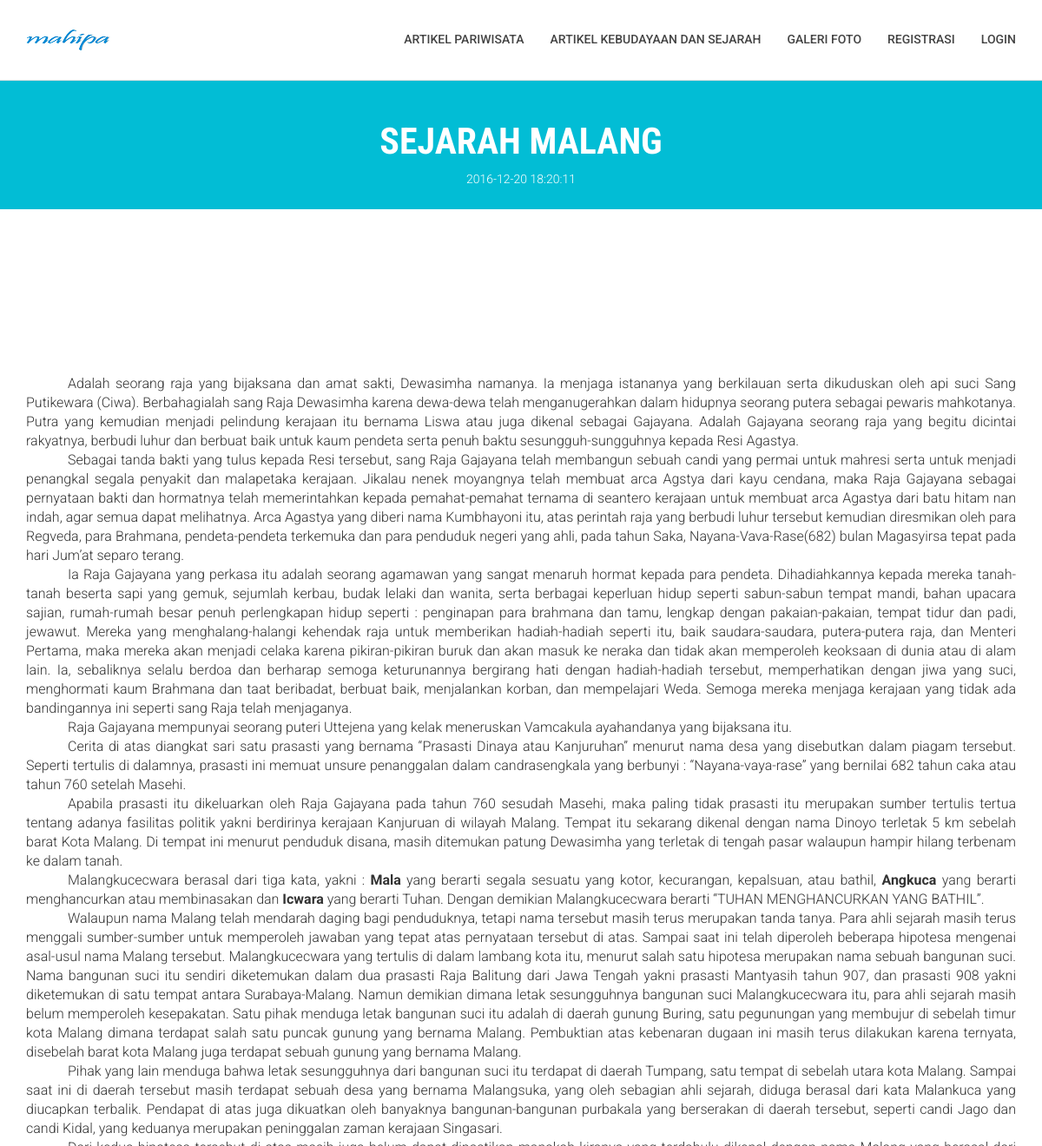
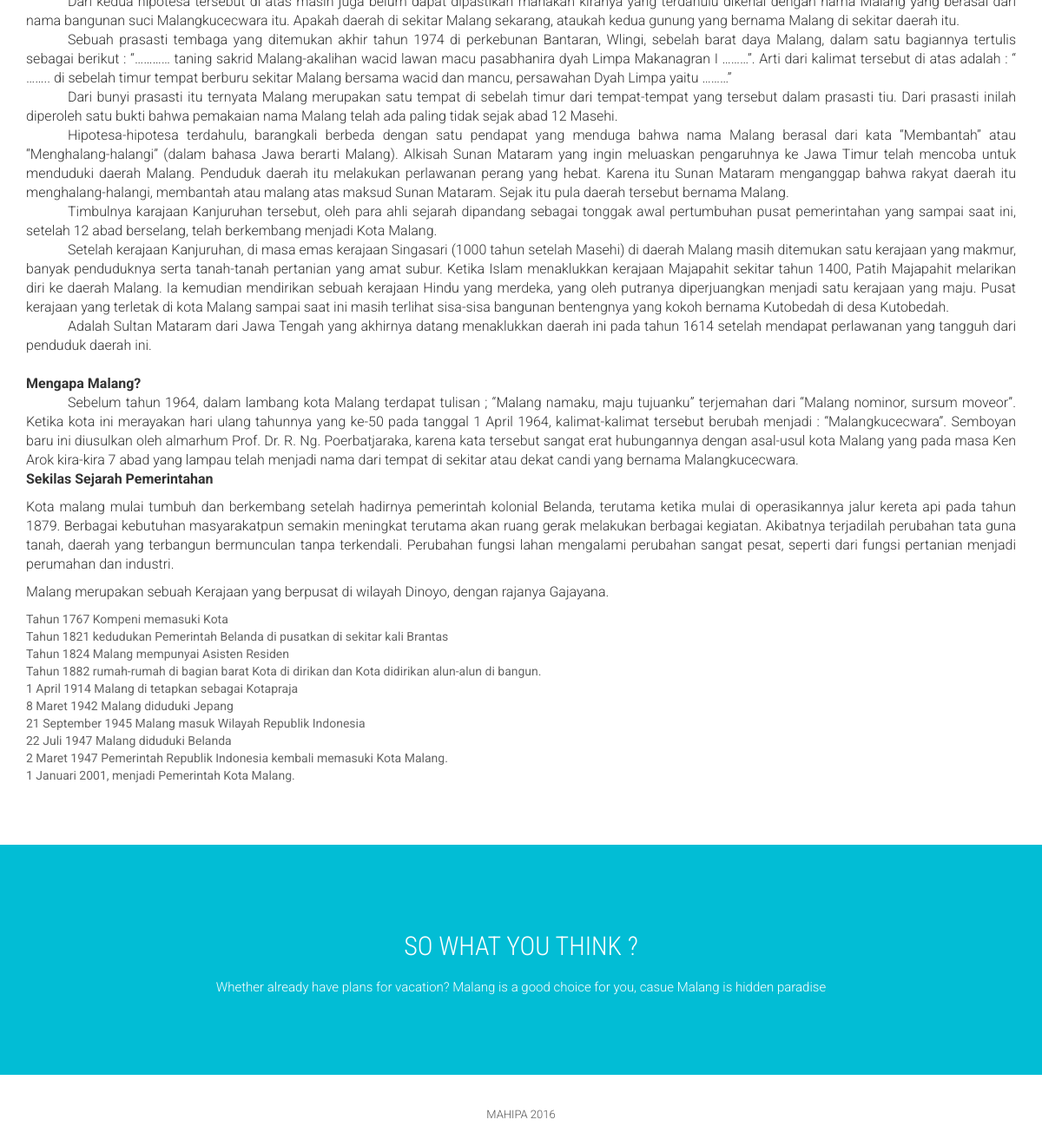
The page /artikelkebsej/readartikelkebsej/2 on the database its author committed (2 pictures, top to bottom).
### tables this page shows
CREATE TABLE `artikelkebsej` (
  `idArtikelKS` int(11) NOT NULL,
  `judul` varchar(100) NOT NULL,
  `isi` text NOT NULL,
  `ringkasan` text NOT NULL,
  `tanggal` timestamp NOT NULL DEFAULT CURRENT_TIMESTAMP ON UPDATE CURRENT_TIMESTAMP,
  `idUser` int(11) NOT NULL
);

### application/controllers/ArtikelKebSej.php (called while the page is built, shortened)
<?php if (! defined ('BASEPATH')) exit ('No direct script access allowed');
class ArtikelKebSej extends CI_Controller {
	public function __construct() {
		$this->load->helper('url');
		$this->load->model('artikelkebsej_model');
	}
	public function ReadArtikelKebSej() {
		$idArtikelKS = $this->uri->segment(3);
		$data['artikel'] = $this->artikelkebsej_model->getArtikelKebSej($idArtikelKS);
		if($this->session->userdata('username') == 'admin' && $this->session->userdata('is_login') == true) {
			$this->load->view('viewReadArtikelKebSej', $data);
		} elseif ($this->session->userdata('username') != 'admin' && $this->session->userdata('is_login') == true){
			$this->load->view('member/viewReadArtikelKebSej', $data);
		} else {
			$this->load->view('viewReadArtikelKebSej', $data);
		}
	}
}

### index.php (called while the page is built, shortened)
<?php
require_once BASEPATH.'core/CodeIgniter.php';

### application/models/ArtikelKebSej_model.php (called while the page is built, shortened)
<?php
class ArtikelKebSej_model extends CI_Model {
	public function getArtikelKebSej($idArtikelKS) {
		$this->db->select('*');
		$this->db->from('artikelkebsej');
		$this->db->where('idArtikelKS', $idArtikelKS);
		return $this->db->get()->result();
	}
}

### application/views/viewReadArtikelKebSej.php (the view, shortened to what this page needs)
<!DOCTYPE html>
<html class="no-js">
    <head>
        <link rel="stylesheet" href="<?php echo base_url();?>/asset/css/bootstrap.min.css">
        <link rel="stylesheet" href="<?php echo base_url();?>/asset/css/ionicons.min.css">
        <link rel="stylesheet" href="<?php echo base_url();?>/asset/css/animate.css">
        <link rel="stylesheet" href="<?php echo base_url();?>/assetcss/slider.css">
        <link rel="stylesheet" href="<?php echo base_url();?>/asset/css/owl.carousel.css">
        <link rel="stylesheet" href="<?php echo base_url();?>/asset/css/owl.theme.css">
        <link rel="stylesheet" href="<?php echo base_url();?>/asset/css/jquery.fancybox.css">
        <link rel="stylesheet" href="<?php echo base_url();?>/asset/css/main.css">
        <link rel="stylesheet" href="<?php echo base_url();?>/asset/css/responsive.css">
    </head>
    <body>
        <header id="top-bar" class="navbar-fixed-top animated-header">
            <div class="container">
                <div class="navbar-header">
                    <div class="navbar-brand">
                        <a href="<?php echo base_url();?>">
                            <img src="<?php echo base_url(); ?>asset/image/logo.png" alt="">
                        </a>
                    </div>
                </div>
                <nav class="collapse navbar-collapse navbar-right" role="navigation">
                    <div class="main-menu">
                        <ul class="nav navbar-nav navbar-right">
                            <li><a href="<?php echo base_url();?>artikelpar/index">Artikel Pariwisata</a></li>
                            <li><a href="<?php echo base_url();?>artikelkebsej/index">Artikel Kebudayaan dan Sejarah</a></li>
                            <li><a href="<?php echo base_url();?>galerifoto/lihatfoto">Galeri Foto</a></li>
                            <li><a href="<?php echo base_url();?>authentifikasi/registrasi">Registrasi</a></li>
                            <li><a href="<?php echo base_url();?>authentifikasi/login">Login </a></li>
                        </ul>
                    </div>
                </nav>
            </div>
        </header>
        <section class="global-page-header">
            <div class="container">
                <div class="row">
                    <div class="col-md-12">
                        <div class="block">
                            <h2><?php echo $artikel[0]->judul ?></h2>
                            <div class="portfolio-meta">
                                <span> <?php echo $artikel[0]->tanggal ?></span>
                            </div>
                        </div>
                    </div>
                </div>
            </div>
            </section>
            <section class="single-post">
                <div class="container">
                    <div class="row">
                        <div class="col-md-12">
                            <div class="post-content">
                                <?php echo $artikel[0]->isi ?>
                            </div>
                        </div>
                    </div>
                </div>
            </section>
            <section id="call-to-action">
                <div class="container">
                    <div class="row">
                        <div class="col-md-12">
                            <div class="block">
                                <h2 class="title wow fadeInDown" data-wow-delay=".3s" data-wow-duration="500ms">SO WHAT YOU THINK ?</h1>
                                <p class="wow fadeInDown" data-wow-delay=".5s" data-wow-duration="500ms">Whether already have plans for vacation? Malang is a good choice for you, casue Malang is hidden paradise</p>
                            </div>
                        </div>
                    </div>
                </div>
            </section>
            <footer id="footer">
                <div class="container">
                    <div class="col-md-12 text-center">
                        <p class="copyright" ><span>MAHIPA 2016</span></a></p>
                    </div>
                </div>
                </footer>
            </body>
        </html>
    </html>

### asset/css/main.css (style rules this page uses)
body { font-family: 'Roboto', sans-serif; }
h1, h2, h3, h4, h5, h6 { font-family: 'Roboto Condensed', sans-serif; }
p { font-family: 'Roboto', sans-serif; line-height: 22px; font-size: 16px; font-weight: 300; }
ul { padding-left: 0; }
ul li { list-style: none; }
h2 { font-size: 26px; }
.title { font-size: 30px; line-height: 1.1; font-weight: 300; color: #333; text-transform: uppercase; margin-bottom: 20px; }
.navbar-header .navbar-brand { padding: 5px 0; }
.navbar-header .navbar-brand a { height: auto; display: inline-block; margin-top: 8px; }
#top-bar { background: #fff; color: #fff; -webkit-transition: all 0.2s ease-out 0s; transition: all 0.2s ease-out 0s; padding: 15px 0; -webkit-box-shadow: 0 0 3px 0 rgba(0, 0, 0, 0.1); box-shadow: 0 0 3px 0 rgba(0, 0, 0, 0.1); border-bottom: 1px solid #dedede; }
#top-bar.animated-header { padding: 20px 0; background: #ffffff; box-shadow: none; }
#top-bar .main-menu li > a { color: #444; }
#top-bar .main-menu li { position: relative; }
#top-bar .main-menu li a { font-size: 14px; font-weight: 500; border-bottom: 2px solid transparent; -webkit-transition: .3s all; -o-transition: .3s all; transition: .3s all; text-transform: uppercase; }
#call-to-action { background: #02bdd5; background-size: cover; background-attachment: fixed; padding: 80px 0; text-align: center; position: relative; color: #fff; }
#call-to-action .block { position: relative; z-index: 99; color: #fff; }
#call-to-action .block h2 { margin-bottom: 15px; color: #fff; }
#call-to-action .block p { font-size: 15px; font-weight: 300; font-family: 'Roboto', sans-serif; margin-top: 20px; }
#footer { background: #fff; padding: 25px 0; color: #555; }
#footer .copyright { font-size: 13px; margin-bottom: 0; margin-top: 10px; }
.global-page-header { background-attachment: fixed; background-size: cover; padding: 120px 0 25px 0; position: relative; background: #02bdd5; color: #fff; }
.global-page-header h2 { font-size: 42px; font-weight: bold; color: #fff; text-transform: uppercase; }
.global-page-header .block { position: relative; z-index: 99; text-align: center; }
.portfolio-meta span { margin: 5px 10px; font-weight: 300; }
.single-post { padding: 80px 0 20px; }
.single-post .post-content { padding: 40px 0; }
.single-post .post-content ol li, .single-post .post-content ul li { color: #666; }
.container { padding-right: 15px; padding-left: 15px; margin-right: auto; margin-left: auto; }

### rows shown on the page
artikelkebsej: judul "SEJARAH MALANG", tanggal "2016-12-20 18:20:11", isi "Adalah seorang raja yang bijaksana dan amat sakti, Dewasimha namanya. Ia menjaga istananya yang berkilauan serta dikuduskan oleh api suci Sang Putikewara (Ciwa). Berbahagialah sang Raja Dewasimha karena dewa-dewa telah menganugerahkan dalam hidupnya seorang putera sebagai pewaris mahkotanya. Putra yang kemudian menjadi pelindung kerajaan itu bernama Liswa atau juga dikenal sebagai Gajayana. Adalah Gajayana seorang raja yang begitu dicintai rakyatnya, berbudi luhur dan berbuat baik untuk kaum pendeta serta penuh baktu sesungguh-sungguhnya kepada Resi Agastya. Sebagai tanda bakti yang tulus kepada Resi tersebut, sang Raja Gajayana telah membangun sebuah candi yang permai untuk mahresi serta…"
